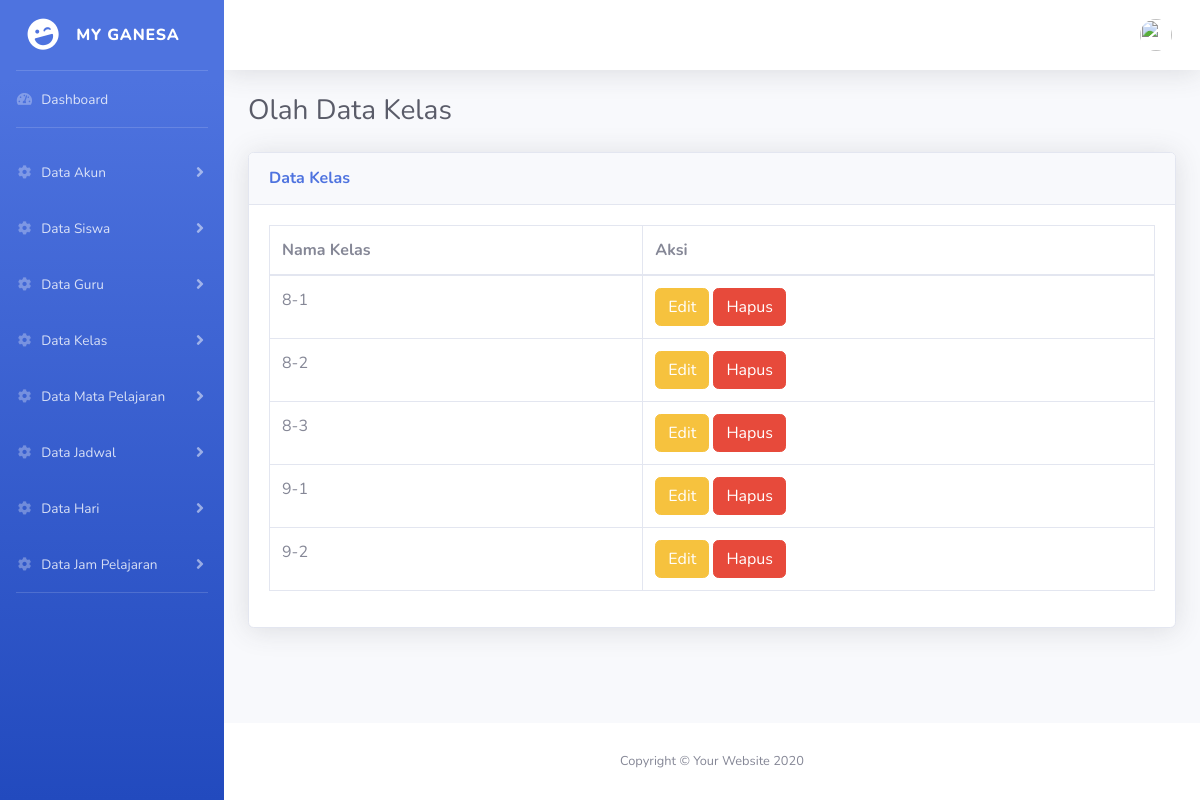
Screenshot of /admin/data_kelas.php (signed in) with the database file from the repository.
### tables this page shows
CREATE TABLE `kelas` (
  `id_kelas` int(11) NOT NULL,
  `nama_kelas` varchar(4) NOT NULL
);

### admin/data_kelas.php (the view, shortened to what this page needs)
<?php include 'header.php'; ?>
<!DOCTYPE html>
<html lang="en">
<head>
  <link href="../vendor/fontawesome-free/css/all.min.css" rel="stylesheet" type="text/css">
  <link href="../css/sb-admin-2.min.css" rel="stylesheet">
</head>
<body id="page-top">
  <div id="wrapper">
    <div id="content-wrapper" class="d-flex flex-column">
      <div id="content">
        <div class="container-fluid">
          <h1 class="h3 mb-4 text-gray-800">Olah Data Kelas</h1>
          <?php
            $sql="SELECT * FROM kelas ORDER BY nama_kelas ASC";
            $res=mysqli_query($link,$sql);
            $ketemu=mysqli_num_rows($res);
          ?>
          <div class="card shadow mb-4">
            <div class="card-header py-3">
              <h6 class="m-0 font-weight-bold text-primary">Data Kelas</h6>
            </div>
            <div class="card-body">
              <div class="table-responsive">
                <table class="table table-bordered" id="dataTable" width="100%" cellspacing="0">
                  <thead>
                    <tr>
                      <th>Nama Kelas</th>
                      <th>Aksi</th>
                    </tr>
                  </thead>
                  <tbody>
                    <?php
                      if($ketemu){
                        foreach($res as $data){
                          ?>
                            <tr>
                              <td><?php echo "$data[nama_kelas]"; ?></td>
                              <td><?php echo "<a class='btn btn-warning' href='edit_kelas.php?id=$data[id_kelas]'>Edit</a> ";
                                   echo "<a class='btn btn-danger' href='hapus_kelas.php?id=$data[id_kelas]'>Hapus</a>"; ?></td>
                            </tr>
                          <?php
                        }
                      }else{?>
                        <tr><td colspan="2"><center>Tidak ada data.</td><center></tr><?php
                      }
                    ?>
                  </tbody>
                </table>
              </div>
            </div>
          </div>
        </div>
      </div>
    </div>
  </div>
</body>
</html>

### rows the page displays
kelas: nama_kelas "8-1"
kelas: nama_kelas "8-2"
kelas: nama_kelas "8-3"
kelas: nama_kelas "9-1"
kelas: nama_kelas "9-2"
